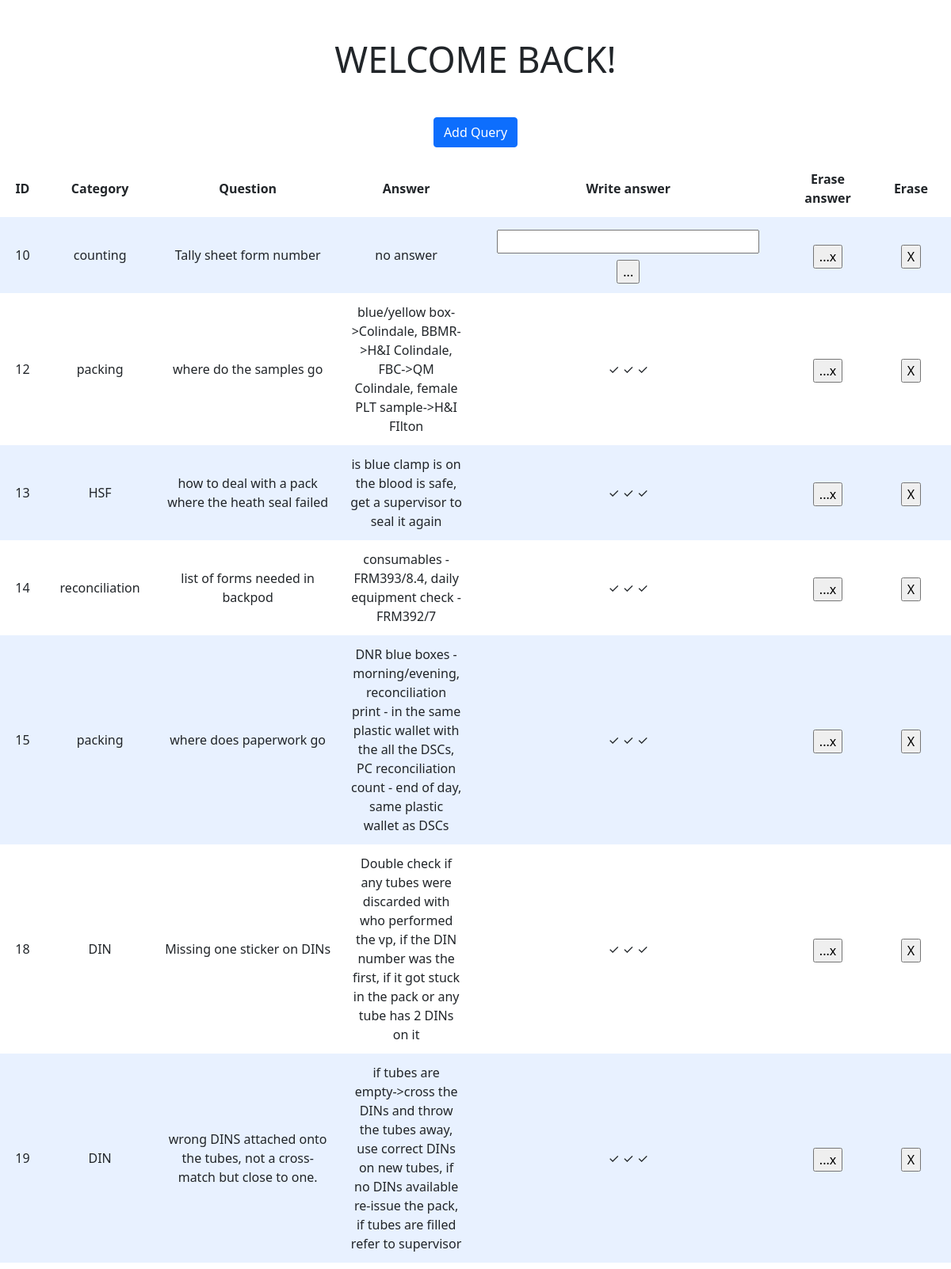
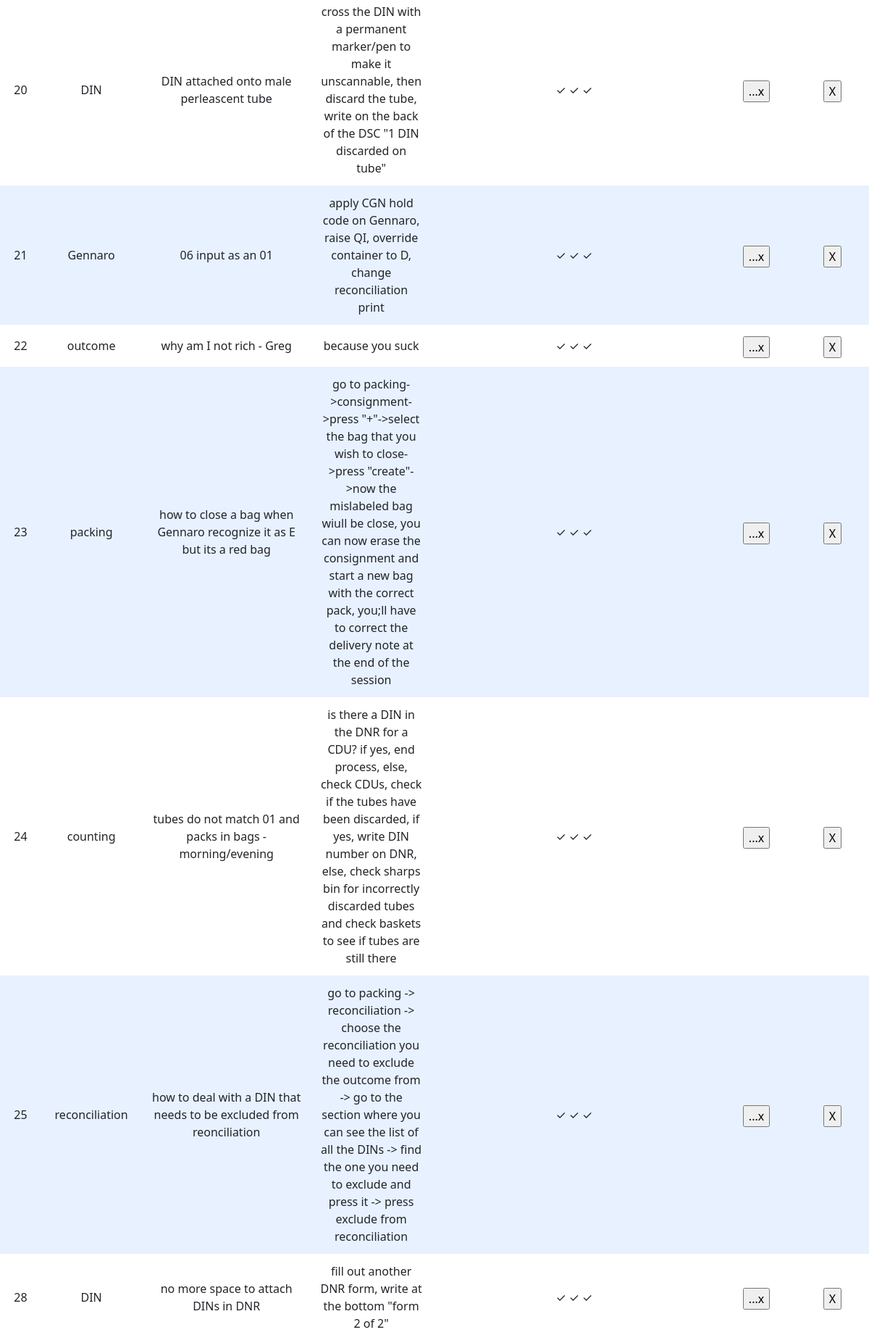
The page / (upper part) on the database its author committed (2 pictures, top to bottom).
### tables this page shows
CREATE TABLE "querie" (
id INTEGER PRIMARY KEY,
key_word TEXT NOT NULL,
question TEXT,
answer TEXT
);

### app.py (the view)
@app.route("/")
def index():
    keys = db.execute("SELECT id, key_word, question, answer FROM querie;")
    return render_template("index.html", args=keys)

### templates/index.html (shortened to what this page needs)
{% extends "layout.html" %}
{% block body %}
<h1 class="mt-5">WELCOME BACK!</h1>
<form action="/query">
    <button class="btn btn-primary m-3" type="submit">Add Query</button>
</form>
    <div>
        <table style="width:100%">
            <thead style="width:100%">
                <tr>
                    <th style="width:80px">ID</th>
                    <th style="width:160px">Category</th>
                    <th>Question</th>
                    <th>Answer</th>
                    <th style="width:120px">Write answer</th>
                    <th style="width:120px">Erase answer</th>
                    <th style="width:120px">Erase</th>
                </tr>
            </thead>
            <tbody>
                {% for i in args %}
                    <tr>
                        <td>{{i.id}}</td>
                        <td>{{i.key_word}}</td>
                        <td>{{i.question}}</td>
                        <td>{{i.answer}}</td>
                        <td>
                            {% if i.answer == "no answer" %}
                                <form action="/answer" method="get">
                                    <input autocomplete="off" class="mx-auto" name="answer" type="text" size="30">
                                    <input class="mt-2" type="submit" value="...">
                                </form>
                            {% else %}
                                &#10003; &#x2713; &check;
                            {% endif %}
                        </td>
                        <td>
                            <form action="/del_ans" method="get">
                                <input type="submit" value="...x">
                            </form>
                        </td><td>
                            <form action="/erase" method="get">
                                <input type="submit" value="X">
                            </form>
                        </td>
                    </tr>
                {% endfor %}
            </tbody>
        </table>
    </div>
{% endblock %}

### templates/layout.html (shortened to what this page needs)
<!DOCTYPE html>
<html lang="en">
    <head>
        <link href="https://cdn.jsdelivr.net/npm/bootstrap@5.1.3/dist/css/bootstrap.min.css" rel="stylesheet">
        <link rel="stylesheet" href="{{ url_for('static',filename='style.css') }}">
    </head>
    <body>
        {% block body %}{% endblock %}
    </body>
</html>

### static/style.css (style rules this page uses)
body { text-align: center; }
h1 { font-size: 45px; }
form { margin-top: 30px; }
td form { padding-left: 20px; padding-right: 20px; margin-top: 0; padding-top: 4px; }
table { background-color: transparent; margin-bottom: 1rem; width: 100%; }
table th, table td { padding: 0.75rem; vertical-align: middle; }
tbody tr:nth-of-type(odd) { background-color: rgb(179, 208, 255, 0.3) }

### rows shown on the page
querie: id "10", key_word "counting", question "Tally sheet form number", answer "no answer"
querie: id "12", key_word "packing", question "where do the samples go", answer "blue/yellow box->Colindale, BBMR->H&I Colindale, FBC->QM Colindale, female PLT sample->H&I FIlton"
querie: id "13", key_word "HSF", question "how to deal with a pack where the heath seal failed", answer "is blue clamp is on the blood is safe, get a supervisor to seal it again"
querie: id "14", key_word "reconciliation", question "list of forms needed in backpod", answer "consumables - FRM393/8.4, daily equipment check - FRM392/7"
querie: id "15", key_word "packing", question "where does paperwork go", answer "DNR blue boxes - morning/evening, reconciliation print - in the same plastic wallet with the all the DSCs, PC reconciliation count - end of day, same plastic wallet as DSCs"
querie: id "18", key_word "DIN", question "Missing one sticker on DINs", answer "Double check if any tubes were discarded with who performed the vp, if the DIN number was the first, if it got stuck in the pack or any tube has 2 DINs on it"
querie: id "19", key_word "DIN", question "wrong DINS attached onto the tubes, not a cross-match but close to one.", answer "if tubes are empty->cross the DINs and throw the tubes away, use correct DINs on new tubes, if no DINs available re-issue the pack, if tubes are filled refer to supervisor"
querie: id "20", key_word "DIN", question "DIN attached onto male perleascent tube", answer "cross the DIN with a permanent marker/pen to make it unscannable, then discard the tube, write on the back of the DSC \"1 DIN discarded on tube\""
querie: id "21", key_word "Gennaro", question "06 input as an 01", answer "apply CGN hold code on Gennaro, raise QI, override container to D, change reconciliation print"
querie: id "22", key_word "outcome", question "why am I not rich - Greg", answer "because you suck"
querie: id "23", key_word "packing", question "how to close a bag when Gennaro recognize it as E but its a red bag", answer "go to packing->consignment->press \"+\"->select the bag that you wish to close->press \"create\"->now the mislabeled bag wiull be close, you can now erase the consignment and start a new bag with the correct pack, you;ll have to correct the delivery note at the end of the session"
querie: id "24", key_word "counting", question "tubes do not match 01 and packs in bags - morning/evening", answer "is there a DIN in the DNR for a CDU? if yes, end process, else, check CDUs, check if the tubes have been discarded, if yes, write DIN number on DNR, else, check sharps bin for incorrectly discarded tubes and check baskets to see if tubes are still there"
querie: id "25", key_word "reconciliation", question "how to deal with a DIN that needs to be excluded from reonciliation", answer "go to packing -> reconciliation -> choose the reconciliation you need to exclude the outcome from -> go to the section where you can see the list of all the DINs -> find the one you need to exclude and press it -> press exclude from reconciliation"
querie: id "28", key_word "DIN", question "no more space to attach DINs in DNR", answer "fill out another DNR form, write at the bottom \"form 2 of 2\""
